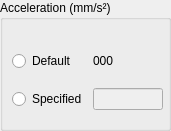
   <widget class="QGroupBox" name="groupBox_15">
    <property name="geometry">
     <rect>
      <x>210</x>
      <y>290</y>
      <width>171</width>
      <height>131</height>
     </rect>
    </property>
    <property name="title">
     <string>Acceleration (mm/s²)</string>
    </property>
    <widget class="QWidget" name="layoutWidget">
     <property name="geometry">
      <rect>
       <x>12</x>
       <y>40</y>
       <width>151</width>
       <height>81</height>
      </rect>
     </property>
     <layout class="QGridLayout" name="gridLayout_5">
      <item row="0" column="0">
       <widget class="QRadioButton" name="radioButton_tz_acc_default">
        <property name="text">
         <string>Default</string>
        </property>
       </widget>
      </item>
      <item row="0" column="1">
       <widget class="QLabel" name="label_43">
        <property name="text">
         <string>000 </string>
        </property>
       </widget>
      </item>
      <item row="1" column="0">
       <widget class="QRadioButton" name="radioButton_tz_acc_spec">
        <property name="text">
         <string>Specified</string>
        </property>
       </widget>
      </item>
      <item row="1" column="1">
       <widget class="QLineEdit" name="lineEdit_tz_acc_spec">
        <property name="enabled">
         <bool>false</bool>
        </property>
        <property name="cursor">
         <cursorShape>IBeamCursor</cursorShape>
        </property>
        <property name="readOnly">
         <bool>false</bool>
        </property>
       </widget>
      </item>
     </layout>
    </widget>
   </widget>
